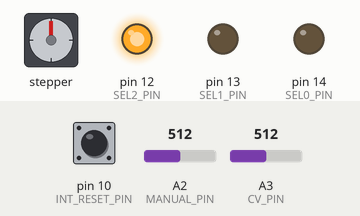
A sketch run on a simulated Arduino Uno, built with avr-gcc and run on an emulated ATmega328P. Shown: stepper motor, output pins drawn as LEDs (lit = HIGH). Wiring (inferred from the names in the program): stepper motor (2048 steps per turn assumed): coils pin 2, pin 3, pin 4, pin 5. The inputs (shaded band) are chosen by the test bench; at power-on: A2 (MANUAL_PIN) = 512, pin 10 (INT_RESET_PIN) LOW, A3 (CV_PIN) = 512. MIDI output is not drawn; pins used as bus, display or sensor lines are not drawn.

Above: at 1.2 s.
1.3 s: A2 (MANUAL_PIN) set to 716
At 2.2 s:
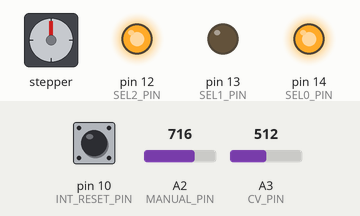
2.8 s: A2 (MANUAL_PIN) set to 900
At 3.4 s:
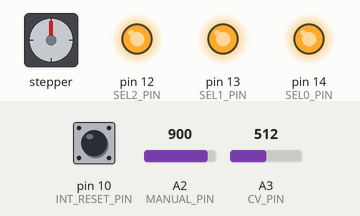
4.3 s: A2 (MANUAL_PIN) set to 511
At 5.5 s:
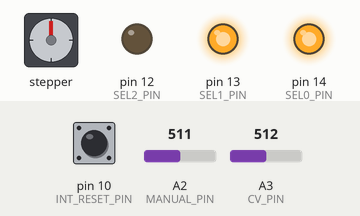
5.8 s: A2 (MANUAL_PIN) set to 306
At 6.8 s:
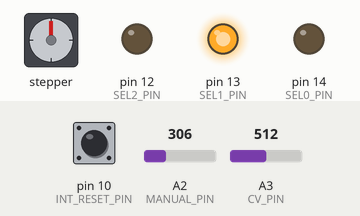
7.3 s: A2 (MANUAL_PIN) set to 122
At 8.0 s:
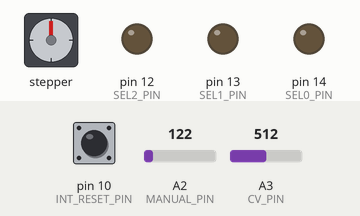
Timing chart, 0 to 9.8 s (numbered marks = the images above; inputs shaded):
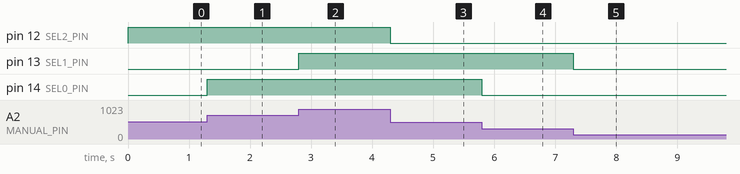

Measured:
- after the input at 1.3 s, pin 14 (SEL0_PIN): LOW → HIGH at once
- after the input at 2.8 s, pin 13 (SEL1_PIN): LOW → HIGH at once
- after the input at 4.3 s, pin 12 (SEL2_PIN): HIGH → LOW at once
- after the input at 5.8 s, pin 14 (SEL0_PIN): HIGH → LOW at once
- after the input at 7.3 s, pin 13 (SEL1_PIN): HIGH → LOW at once

The sketch:

sequencer_8_ext_clk.ino
```cpp
/*
8 Step Sequencer
With MIDI output
This version is controlled by external clk / reset input
 */
#include <MIDI.h>

MIDI_CREATE_DEFAULT_INSTANCE();

int currentStep = 8;
int midiNoteNum = 0;
int currentMidiNoteNum = 0;
bool clk_active = false;
int ext_reset = 0;
bool manual_mode = false;
int manual_step;
int last_manual_step = 0;

#define STEP1_PIN 2
#define STEP2_PIN 3
#define STEP3_PIN 4
#define STEP4_PIN 5
#define STEP5_PIN 6
#define STEP6_PIN 7
#define STEP7_PIN 8
#define STEP8_PIN 9
#define INT_RESET_PIN 10
#define MANUAL_PIN A2
#define CV_PIN A3 // control voltage
#define CLK_IN_PIN 15 //A1
#define GATE_EN_PIN 11
#define SEL0_PIN 14 //A0
#define SEL1_PIN 13
#define SEL2_PIN 12
#define EXT_RESET_PIN 0
// the setup routine runs once when you press reset:
void setup() {
  MIDI.begin(MIDI_CHANNEL_OFF);
  MIDI.turnThruOff();
  pinMode(STEP1_PIN, OUTPUT);
  pinMode(STEP2_PIN, OUTPUT);
  pinMode(STEP3_PIN, OUTPUT);
  pinMode(STEP4_PIN, OUTPUT);
  pinMode(STEP5_PIN, OUTPUT);
  pinMode(STEP6_PIN, OUTPUT);
  pinMode(STEP7_PIN, OUTPUT);
  pinMode(STEP8_PIN, OUTPUT);
  pinMode(CLK_IN_PIN, INPUT_PULLUP);
  pinMode(EXT_RESET_PIN, INPUT_PULLUP);
  pinMode(SEL0_PIN, OUTPUT);
  pinMode(SEL1_PIN, OUTPUT);
  pinMode(SEL2_PIN, OUTPUT);
  digitalWrite(STEP1_PIN, LOW);
  digitalWrite(STEP2_PIN, LOW);
  digitalWrite(STEP3_PIN, LOW);
  digitalWrite(STEP4_PIN, LOW);
  digitalWrite(STEP5_PIN, LOW);
  digitalWrite(STEP6_PIN, LOW);
  digitalWrite(STEP7_PIN, LOW);
  digitalWrite(STEP8_PIN, LOW);
  digitalWrite(SEL0_PIN, LOW);
  digitalWrite(SEL1_PIN, LOW);
  digitalWrite(SEL2_PIN, LOW);
  pinMode(GATE_EN_PIN, INPUT);
  setNewStep(1);
}

void setAnalogMux() {
  switch (currentStep) {
    case 1:
      digitalWrite(SEL0_PIN, LOW);
      digitalWrite(SEL1_PIN, LOW);
      digitalWrite(SEL2_PIN, LOW);
      break;
    case 2:
      digitalWrite(SEL0_PIN, HIGH);
      digitalWrite(SEL1_PIN, LOW);
      digitalWrite(SEL2_PIN, LOW);
      break;
    case 3:
      digitalWrite(SEL0_PIN, LOW);
      digitalWrite(SEL1_PIN, HIGH);
      digitalWrite(SEL2_PIN, LOW);
      break;
    case 4:
      digitalWrite(SEL0_PIN, HIGH);
      digitalWrite(SEL1_PIN, HIGH);
      digitalWrite(SEL2_PIN, LOW);
      break;
    case 5:
      digitalWrite(SEL0_PIN, LOW);
      digitalWrite(SEL1_PIN, LOW);
      digitalWrite(SEL2_PIN, HIGH);
      break;
    case 6:
      digitalWrite(SEL0_PIN, HIGH);
      digitalWrite(SEL1_PIN, LOW);
      digitalWrite(SEL2_PIN, HIGH);
      break;
    case 7:
      digitalWrite(SEL0_PIN, LOW);
      digitalWrite(SEL1_PIN, HIGH);
      digitalWrite(SEL2_PIN, HIGH);
      break;
    case 8:
      digitalWrite(SEL0_PIN, HIGH);
      digitalWrite(SEL1_PIN, HIGH);
      digitalWrite(SEL2_PIN, HIGH);
      break;
  }
}
void setStepPin(int step, int state) {
  digitalWrite(step + 1, state);
}

void setNewStep(int step) {
  // find out if we need to reset to first step by reading the step reset pin
  int stepReset = 0;
  if (digitalRead(INT_RESET_PIN) == HIGH) {
    stepReset = 1;
  }
  // turn off the current step pin
  setStepPin(currentStep, LOW);
  // advance to next step
  if (step == 0) {
    if ((currentStep == 8) || (stepReset == 1)) {
      currentStep = 1;
    } else {
      currentStep++;
    }
  } else {
    currentStep = step;
  }
  // turn on the new step pin
  setStepPin(currentStep, HIGH);
  setAnalogMux();
}

void getControlVoltage() {
  // read the analogue control voltage and compute midi note number
  // midi note range is 21-84
  midiNoteNum = (analogRead(CV_PIN) >> 4) + 21;
}

void noteOn(int note) {
  MIDI.sendNoteOn(note,127,1);
}

void noteOff(int note) {
  MIDI.sendNoteOn(note,0,1);
}

void getManualMode() {
  // use tempo pot to control step when creating pattern
  int pot_val = analogRead(MANUAL_PIN);
  if ((pot_val < 8) || (pot_val > 1016)) {
    manual_mode = false;
  } else {
    manual_mode = true;
    manual_step = (pot_val >> 7) + 1;
  }
}

void loop() {
  getManualMode();
  if (manual_mode == true) {
    if (manual_step != currentStep) {
      setNewStep(manual_step);
      delay(1); // give time for analogue mux to settle
    }
    getControlVoltage();
    if (midiNoteNum != currentMidiNoteNum) {
      noteOn(midiNoteNum);
      noteOff(currentMidiNoteNum);
      currentMidiNoteNum = midiNoteNum;
    }
  } else {
    // normal mode
    // note that external clk and reset inputs are inverted by transistor buffers so active low here
    if (clk_active == false) {
      // wait for rising edge
      if (digitalRead(CLK_IN_PIN) == 0) {
        clk_active = true;
        if (digitalRead(EXT_RESET_PIN) == 0) {
          ext_reset = 1;
        } else {
          ext_reset = 0;
        }
        setNewStep(ext_reset);
        delay(1); // give time for analogue mux signal to settle
        if (digitalRead(GATE_EN_PIN) == 1) {
          getControlVoltage();
          noteOn(midiNoteNum);
          currentMidiNoteNum = midiNoteNum;
        }
      }
    } else {
      // wait for falling edge
      if (digitalRead(CLK_IN_PIN) == 1) {
        clk_active = false;
        noteOff(currentMidiNoteNum);
      }
    }
  }
}
```
